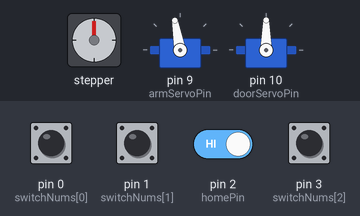
A sketch run on a simulated Arduino Uno, built with avr-gcc and run on an emulated ATmega328P. On the bench: stepper motor, 2 × servo. Wiring (inferred from the names in the program): stepper motor driver (200 steps per turn assumed): step pin 11; direction pin 12. The test bench sets the inputs (shaded band); at power-on: pin 2 (homePin) HIGH, pin 0 (switchNums[0]), pin 1 (switchNums[1]), pin 3 (switchNums[2]) LOW.

Above: at 1.7 s.
1.8 s: pin 0 (switchNums[0]) pulled HIGH for 0.15 s
At 3.0 s:
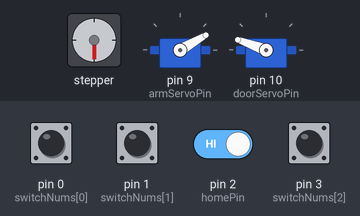
4.8 s: pin 1 (switchNums[1]) pulled HIGH for 0.15 s
At 6.3 s:
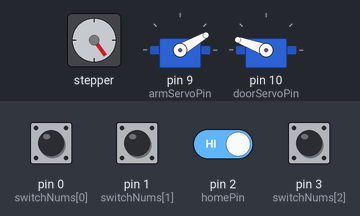
6.6 s: pin 2 (homePin) driven LOW
At 6.75 s:
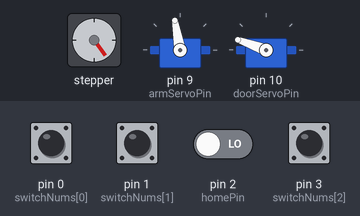
9.6 s: pin 0 (switchNums[0]) driven HIGH and pin 2 (homePin) driven HIGH
At 10.16 s:
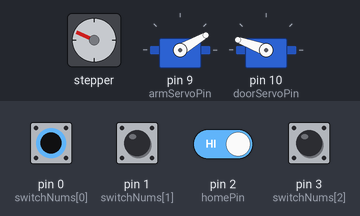
12.6 s: pin 3 (switchNums[2]) pulled HIGH for 0.15 s
At 14.2 s:
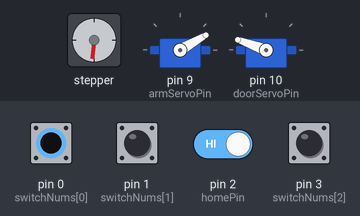
14.5 s: pin 2 (homePin) driven LOW
At 15.4 s:
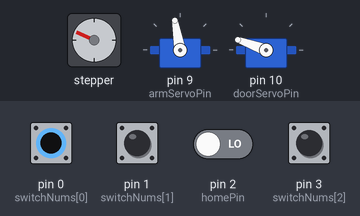
Timing chart, 0 to 20.6 s (numbered marks = the images above; inputs shaded):
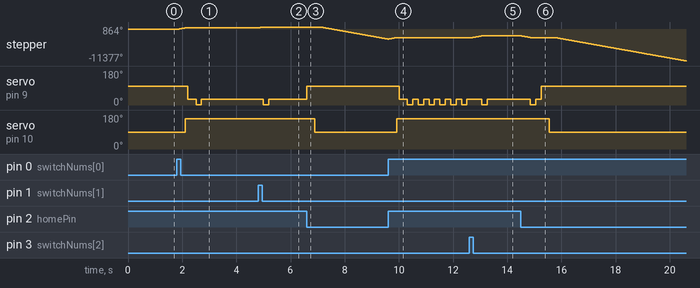

The sketch:

useless_box_arduino.ino
```cpp
#include <Servo.h>

// Define some constants
const int dirPin = 12;
const int stepPin = 11;
const int sleepPin = 8;
const int homePin = 2;
const int ms1Pin = 5;
const int ms2Pin = 6;
const int ms3Pin = 7;

// Servo Stuff
Servo armServo;
const int armServoPin = 9;
const int restPos = 100;
const int readyPos = 30;
const int hitPos = 1;

Servo doorServo;
const int doorServoPin = 10;
const int dOpenPoint = 160;
const int dClosePoint = 90;

// Stepping constants
const int maxSteps = 360; // Max steps from home

// Some variables to track distance
float stepCount = 0;
bool hitHome = false;
int platformDir = 0;
float stepAmount = 1.0;

// Some switch tracking things
const int switchNums[3] = {0, 1, 3};
int switchPos[3] = {150, 240, 320};

// Linked list for switch tracking
struct swTracker {
  int swNum;
  volatile struct swTracker *next;
};

typedef struct swTracker *node;
volatile node swListHead = NULL;

// Some State checks
bool isReady = true;
bool isOpen = true;
bool isSleep = false;
volatile byte curState[3] = {0, 0, 0};


// Pin interrupt setup
void pciSetup(byte pin) {
    *digitalPinToPCMSK(pin) |= bit (digitalPinToPCMSKbit(pin));  // enable pin
    PCIFR  |= bit (digitalPinToPCICRbit(pin)); // clear any outstanding interrupt
    PCICR  |= bit (digitalPinToPCICRbit(pin)); // enable interrupt for the group
}


// Interrupt function for D0-D7 (switch pins)
ISR (PCINT2_vect) {
  int hPin[3] = {-1, -1, -1};
  byte hIndex = 0;

  // Check pins against current state to see if any just went high
  for (byte i = 0; i < 3; i++) {
    byte pState = digitalRead(switchNums[i]);

    // Compare states
    if (pState != curState[i]) {

      // Save only if just went high
      if (pState == HIGH && curState[i] == LOW) {
        hPin[hIndex] = i;
        hIndex++;
      }
      // Update curstate
      curState[i] = pState;

    }

  } // end for

  // Add the newly switched nodes to the tracker
  for (byte x = 0; x < hIndex; x++) {

    // Break if we hit NULL
    if (hPin[x] == -1) {
      break;
    }

    // Create node for current pin & add to the list
    node tempNode;
    tempNode = (node)malloc(sizeof(struct swTracker));
    tempNode->swNum = hPin[x];
    tempNode->next = NULL;

    if (swListHead == NULL) {
      swListHead = tempNode;
      //armServo.write(readyPos);

    } else {
      //armServo.write(hitPos);

      node tempHead = swListHead;

      while (tempHead->next != NULL) {
        tempHead = tempHead->next;
      }

      tempHead->next = tempNode;
    }

  } // end for

} // end ISR


void setup() {

  // Motor Pins
  pinMode(dirPin, OUTPUT);
  pinMode(stepPin, OUTPUT);
  pinMode(sleepPin, OUTPUT);
  pinMode(ms1Pin, OUTPUT);
  pinMode(ms2Pin, OUTPUT);
  pinMode(ms3Pin, OUTPUT);

  // Switch pins
  pinMode(homePin, INPUT);
  pinMode(switchNums[0], INPUT);
  pinMode(switchNums[1], INPUT);
  pinMode(switchNums[2], INPUT);

  // Switch pin interrupts
  pciSetup(switchNums[0]);
  pciSetup(switchNums[1]);
  pciSetup(switchNums[2]);

  // Prep pins
  digitalWrite(dirPin, LOW);
  digitalWrite(sleepPin, HIGH);
  digitalWrite(dirPin, LOW);

  // Setup servos
  armServo.attach(armServoPin);
  doorServo.attach(doorServoPin);

  // Set the step amount, and reset platform position
  changeStep(2);
  goHome();

}


void loop() {

   // Monitor the switch list
  while (swListHead != NULL) {

     // Turn off the switch if needed
     if (digitalRead(switchNums[swListHead->swNum]) == HIGH) {
        hitSwitch(swListHead->swNum);
     }

     // Save the old switch head
     node oldSwHead = swListHead;

     // Assign the next switch list head
     swListHead = swListHead->next;

     // Free the old head's memory
     free(oldSwHead);

  } // end while


  // Fallback method
  if (swListHead == NULL && (digitalRead(switchNums[0]) == HIGH || digitalRead(switchNums[1]) == HIGH || digitalRead(switchNums[2]) == HIGH)) {

    // Loop through the pins.
    for (int i = 0; i < 3; i++) {
      if (digitalRead(switchNums[i]) == HIGH) {

        // Hit it
        hitSwitch(i);

      }
    } // end for

  } // end fallback method if

  // Reset on idle
  if (digitalRead(homePin) != HIGH) {
    goHome();
  }

} // end loop


// Switches a switch off, returns false on failure
bool hitSwitch(int sn) {

  // Turn on the motor
  digitalWrite(sleepPin, HIGH);

  // Move into position
  int armOffset = switchPos[sn] - stepCount;

  // Change direction
  if (armOffset < 0) {
    changeDir(0);
  } else {
    changeDir(1);
  }

  // Move the arm
  while (stepCount != switchPos[sn]) {
    oneStep();
    delay(1);
  }

  // Open door if currently closed
  if (!isOpen) {
    toggleDoor(true, 100);
  }

  // Ready the arm
  if (!isReady) {
    toggleReady(true, 300);
  }

  // Hit the switch
  armServo.write(hitPos);
  delay(200);

  // Re-Ready the arm
  toggleReady(true, 200);

} // end hitSwitch


// Sends the platform back home
void goHome() {

  // Turn on the motor
  digitalWrite(sleepPin, HIGH);

  // Put the arm down
  if (isReady) {
    toggleReady(false, 300);
  }

  // Put the lid down
  if (isOpen) {
    toggleDoor(false, 200);
  }

  // Set the direction towards home
  changeDir(0);

  while (digitalRead(homePin) == LOW) {
    oneStep();
    delay(1);
  }

  // Reset step count
  stepCount = 0;

  // Turn off the motor
  digitalWrite(sleepPin, LOW);

} // end goHome


// Handles direction changes (from front)
// LOW == LEFT
// HIGH == RIGHT
void changeDir(int dir) {

  digitalWrite(dirPin, dir);
  platformDir = dir;

} // end changeDir


// Pushes the motor one step and records the step number
void oneStep() {

  // Check step max
  if (platformDir == 1 && stepCount >= maxSteps) {
    goHome();
    return;
  } else if (platformDir == 0 && digitalRead(homePin)) {
    return;
  }

  digitalWrite(stepPin, HIGH);
  delay(.01);
  digitalWrite(stepPin, LOW);

  if (platformDir == 1) {
    stepCount += stepAmount;
  } else {
    stepCount -= stepAmount;
  }
}


// Changes the step amount
void changeStep(int newAmount) {

  switch (newAmount) {
    case 1: // Full
      digitalWrite(ms1Pin, LOW);
      digitalWrite(ms2Pin, LOW);
      digitalWrite(ms3Pin, LOW);
      stepAmount = 1.0;
      break;
    case 2: // Half
      digitalWrite(ms1Pin, HIGH);
      digitalWrite(ms2Pin, LOW);
      digitalWrite(ms3Pin, LOW);
      stepAmount = 0.5;
      break;
    case 3: // Quarter
      digitalWrite(ms1Pin, LOW);
      digitalWrite(ms2Pin, HIGH);
      digitalWrite(ms3Pin, LOW);
      stepAmount = 0.25;
      break;
    case 4: // Eighth
      digitalWrite(ms1Pin, HIGH);
      digitalWrite(ms2Pin, HIGH);
      digitalWrite(ms3Pin, LOW);
      stepAmount = 0.125;
      break;
    case 5: // Sixteenth
      digitalWrite(ms1Pin, HIGH);
      digitalWrite(ms2Pin, HIGH);
      digitalWrite(ms3Pin, HIGH);
      stepAmount = 0.0625;
      break;
  }

} // end changeStep


// Toggles the arm to and from ready
void toggleReady(bool state, int aniDelay) {

  if (state) {
    armServo.write(readyPos);
    isReady = true;
  } else {
    armServo.write(restPos);
    isReady = false;
  }

  delay(aniDelay);

} // end toggleReady


// Toggles door state
void toggleDoor(bool state, int aniDelay) {

  if (state) {
    doorServo.write(dOpenPoint);
    isOpen = true;
  } else {
    doorServo.write(dClosePoint);
    isOpen = false;
  }

  delay(aniDelay);

} // end toggleDoor
```

Measured:
- after the input at 1.8 s, stepper: turns 540° clockwise in 0.31 s, starting at once; servo on pin 9 (armServoPin): 100° → 30° after 0.41 s, → 1° 0.30 s later, → 30° 0.20 s later; servo on pin 10 (doorServoPin): 90° → 160° after 0.31 s
- after the input at 4.8 s, stepper: turns 324° clockwise in 0.19 s, starting at once; servo on pin 9 (armServoPin): 30° → 1° after 0.19 s, → 30° 0.20 s later
- after the input at 6.6 s, stepper: keeps turning counter-clockwise at about 1740°/s, starting after 0.50 s; servo on pin 9 (armServoPin): 30° → 100° at once; servo on pin 10 (doorServoPin): 160° → 90° after 0.30 s
- after the input at 9.6 s, servo on pin 9 (armServoPin): 100° → 30° after 0.41 s, then repeats every 0.40 s: 1° 0.20 s, 30° 0.20 s; servo on pin 10 (doorServoPin): 90° → 160° after 0.31 s
- after the input at 12.6 s, stepper: turns 612° clockwise in 0.35 s, starting after 0.11 s
- after the input at 14.5 s, stepper: turns 612° counter-clockwise in 0.35 s, then 8390° counter-clockwise in 4.8 s; servo on pin 9 (armServoPin): 30° → 1° after 0.35 s, → 30° 0.20 s later, → 100° 0.20 s later; servo on pin 10 (doorServoPin): 160° → 90° after 1.1 s
